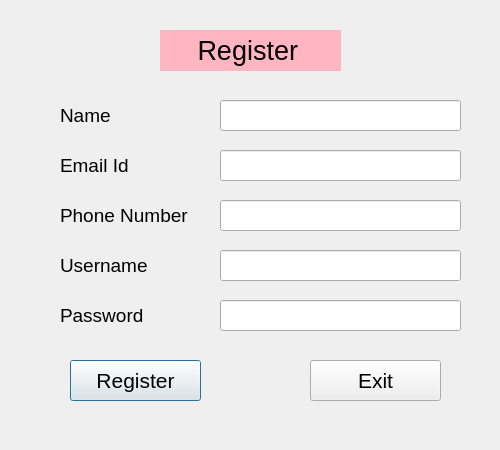
<?xml version="1.0" encoding="UTF-8"?>
<ui version="4.0">
 <class>Dialog</class>
 <widget class="QDialog" name="Dialog">
  <property name="geometry">
   <rect>
    <x>0</x>
    <y>0</y>
    <width>500</width>
    <height>450</height>
   </rect>
  </property>
  <property name="windowTitle">
   <string>Dialog</string>
  </property>
  <property name="styleSheet">
   <string notr="true">QDialog{
background-image: url(:/newPrefix/mbg2.jpg);
}
QPushButton:hover{
background-color:darkgrey;
color:white;
}
</string>
  </property>
  <widget class="QLabel" name="label">
   <property name="geometry">
    <rect>
     <x>160</x>
     <y>30</y>
     <width>181</width>
     <height>41</height>
    </rect>
   </property>
   <property name="font">
    <font>
     <pointsize>20</pointsize>
    </font>
   </property>
   <property name="styleSheet">
    <string notr="true">background-color:lightpink;
</string>
   </property>
   <property name="text">
    <string>     Register</string>
   </property>
  </widget>
  <widget class="QLineEdit" name="name">
   <property name="geometry">
    <rect>
     <x>220</x>
     <y>100</y>
     <width>241</width>
     <height>31</height>
    </rect>
   </property>
   <property name="font">
    <font>
     <pointsize>12</pointsize>
    </font>
   </property>
  </widget>
  <widget class="QLineEdit" name="mail">
   <property name="geometry">
    <rect>
     <x>220</x>
     <y>150</y>
     <width>241</width>
     <height>31</height>
    </rect>
   </property>
   <property name="font">
    <font>
     <pointsize>12</pointsize>
    </font>
   </property>
  </widget>
  <widget class="QLineEdit" name="phone">
   <property name="geometry">
    <rect>
     <x>220</x>
     <y>200</y>
     <width>241</width>
     <height>31</height>
    </rect>
   </property>
   <property name="font">
    <font>
     <pointsize>12</pointsize>
    </font>
   </property>
  </widget>
  <widget class="QLineEdit" name="uid1">
   <property name="geometry">
    <rect>
     <x>220</x>
     <y>250</y>
     <width>241</width>
     <height>31</height>
    </rect>
   </property>
   <property name="font">
    <font>
     <pointsize>12</pointsize>
    </font>
   </property>
  </widget>
  <widget class="QLineEdit" name="pwd1">
   <property name="geometry">
    <rect>
     <x>220</x>
     <y>300</y>
     <width>241</width>
     <height>31</height>
    </rect>
   </property>
   <property name="font">
    <font>
     <pointsize>12</pointsize>
    </font>
   </property>
  </widget>
  <widget class="QLabel" name="label_2">
   <property name="geometry">
    <rect>
     <x>60</x>
     <y>100</y>
     <width>111</width>
     <height>31</height>
    </rect>
   </property>
   <property name="font">
    <font>
     <pointsize>14</pointsize>
    </font>
   </property>
   <property name="text">
    <string>Name</string>
   </property>
  </widget>
  <widget class="QLabel" name="label_3">
   <property name="geometry">
    <rect>
     <x>60</x>
     <y>150</y>
     <width>131</width>
     <height>31</height>
    </rect>
   </property>
   <property name="font">
    <font>
     <pointsize>14</pointsize>
    </font>
   </property>
   <property name="text">
    <string>Email Id</string>
   </property>
  </widget>
  <widget class="QLabel" name="label_4">
   <property name="geometry">
    <rect>
     <x>60</x>
     <y>200</y>
     <width>141</width>
     <height>31</height>
    </rect>
   </property>
   <property name="font">
    <font>
     <pointsize>14</pointsize>
    </font>
   </property>
   <property name="text">
    <string>Phone Number</string>
   </property>
  </widget>
  <widget class="QLabel" name="label_5">
   <property name="geometry">
    <rect>
     <x>60</x>
     <y>250</y>
     <width>121</width>
     <height>31</height>
    </rect>
   </property>
   <property name="font">
    <font>
     <pointsize>14</pointsize>
    </font>
   </property>
   <property name="text">
    <string>Username</string>
   </property>
  </widget>
  <widget class="QLabel" name="label_6">
   <property name="geometry">
    <rect>
     <x>60</x>
     <y>300</y>
     <width>141</width>
     <height>31</height>
    </rect>
   </property>
   <property name="font">
    <font>
     <pointsize>14</pointsize>
    </font>
   </property>
   <property name="text">
    <string>Password</string>
   </property>
  </widget>
  <widget class="QPushButton" name="reg2">
   <property name="geometry">
    <rect>
     <x>70</x>
     <y>360</y>
     <width>131</width>
     <height>41</height>
    </rect>
   </property>
   <property name="font">
    <font>
     <pointsize>16</pointsize>
    </font>
   </property>
   <property name="text">
    <string>Register</string>
   </property>
  </widget>
  <widget class="QPushButton" name="exit2">
   <property name="geometry">
    <rect>
     <x>310</x>
     <y>360</y>
     <width>131</width>
     <height>41</height>
    </rect>
   </property>
   <property name="font">
    <font>
     <pointsize>16</pointsize>
    </font>
   </property>
   <property name="text">
    <string>Exit</string>
   </property>
  </widget>
 </widget>
 <resources>
  <include location="mbg2.qrc"/>
 </resources>
 <connections/>
</ui>
